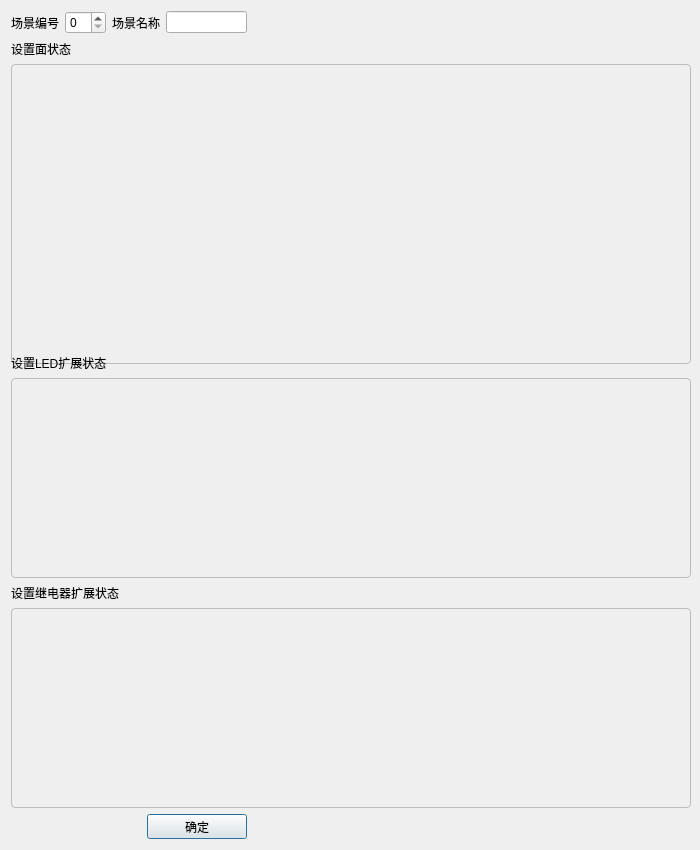
<?xml version="1.0" encoding="UTF-8"?>
<ui version="4.0">
 <class>DialogSetScene</class>
 <widget class="QDialog" name="DialogSetScene">
  <property name="geometry">
   <rect>
    <x>0</x>
    <y>0</y>
    <width>700</width>
    <height>850</height>
   </rect>
  </property>
  <property name="minimumSize">
   <size>
    <width>700</width>
    <height>850</height>
   </size>
  </property>
  <property name="maximumSize">
   <size>
    <width>700</width>
    <height>850</height>
   </size>
  </property>
  <property name="windowTitle">
   <string>Dialog</string>
  </property>
  <layout class="QGridLayout" name="gridLayout">
   <item row="0" column="0">
    <layout class="QHBoxLayout" name="horizontalLayout">
     <item>
      <widget class="QLabel" name="label">
       <property name="text">
        <string>场景编号</string>
       </property>
      </widget>
     </item>
     <item>
      <widget class="QSpinBox" name="spinBox"/>
     </item>
    </layout>
   </item>
   <item row="0" column="1" colspan="2">
    <layout class="QHBoxLayout" name="horizontalLayout_2">
     <item>
      <widget class="QLabel" name="label_5">
       <property name="text">
        <string>场景名称</string>
       </property>
      </widget>
     </item>
     <item>
      <widget class="QLineEdit" name="scene_name"/>
     </item>
    </layout>
   </item>
   <item row="0" column="3">
    <spacer name="horizontalSpacer_2">
     <property name="orientation">
      <enum>Qt::Horizontal</enum>
     </property>
     <property name="sizeHint" stdset="0">
      <size>
       <width>465</width>
       <height>20</height>
      </size>
     </property>
    </spacer>
   </item>
   <item row="1" column="0">
    <widget class="QLabel" name="label_2">
     <property name="text">
      <string>设置面状态</string>
     </property>
    </widget>
   </item>
   <item row="2" column="0" colspan="4">
    <widget class="QScrollArea" name="scrollArea">
     <property name="minimumSize">
      <size>
       <width>680</width>
       <height>300</height>
      </size>
     </property>
     <property name="maximumSize">
      <size>
       <width>680</width>
       <height>300</height>
      </size>
     </property>
     <property name="styleSheet">
      <string notr="true">QScrollArea {
    border: 1px solid #bdbdbd;
    border-radius: 4px;
    padding: 1px;
}</string>
     </property>
     <property name="widgetResizable">
      <bool>true</bool>
     </property>
     <widget class="QWidget" name="sel_panel">
      <property name="geometry">
       <rect>
        <x>0</x>
        <y>0</y>
        <width>676</width>
        <height>296</height>
       </rect>
      </property>
     </widget>
    </widget>
   </item>
   <item row="3" column="0" colspan="2">
    <widget class="QLabel" name="label_3">
     <property name="text">
      <string>设置LED扩展状态</string>
     </property>
    </widget>
   </item>
   <item row="4" column="0" colspan="4">
    <widget class="QScrollArea" name="scrollArea_led">
     <property name="minimumSize">
      <size>
       <width>680</width>
       <height>200</height>
      </size>
     </property>
     <property name="maximumSize">
      <size>
       <width>680</width>
       <height>200</height>
      </size>
     </property>
     <property name="styleSheet">
      <string notr="true">QScrollArea {
    border: 1px solid #bdbdbd;
    border-radius: 4px;
    padding: 1px;
}</string>
     </property>
     <property name="widgetResizable">
      <bool>true</bool>
     </property>
     <widget class="QWidget" name="sel_led">
      <property name="geometry">
       <rect>
        <x>0</x>
        <y>0</y>
        <width>676</width>
        <height>196</height>
       </rect>
      </property>
     </widget>
    </widget>
   </item>
   <item row="5" column="0" colspan="2">
    <widget class="QLabel" name="label_4">
     <property name="text">
      <string>设置继电器扩展状态</string>
     </property>
    </widget>
   </item>
   <item row="6" column="0" colspan="4">
    <widget class="QScrollArea" name="scrollArea_relay">
     <property name="minimumSize">
      <size>
       <width>680</width>
       <height>200</height>
      </size>
     </property>
     <property name="maximumSize">
      <size>
       <width>680</width>
       <height>200</height>
      </size>
     </property>
     <property name="styleSheet">
      <string notr="true">QScrollArea {
    border: 1px solid #bdbdbd;
    border-radius: 4px;
    padding: 1px;
}</string>
     </property>
     <property name="widgetResizable">
      <bool>true</bool>
     </property>
     <widget class="QWidget" name="sel_relay">
      <property name="geometry">
       <rect>
        <x>0</x>
        <y>0</y>
        <width>676</width>
        <height>196</height>
       </rect>
      </property>
     </widget>
    </widget>
   </item>
   <item row="7" column="2">
    <widget class="QPushButton" name="pushButton">
     <property name="sizePolicy">
      <sizepolicy hsizetype="Expanding" vsizetype="Fixed">
       <horstretch>0</horstretch>
       <verstretch>0</verstretch>
      </sizepolicy>
     </property>
     <property name="minimumSize">
      <size>
       <width>100</width>
       <height>25</height>
      </size>
     </property>
     <property name="maximumSize">
      <size>
       <width>100</width>
       <height>25</height>
      </size>
     </property>
     <property name="layoutDirection">
      <enum>Qt::LeftToRight</enum>
     </property>
     <property name="text">
      <string>确定</string>
     </property>
     <property name="iconSize">
      <size>
       <width>16</width>
       <height>16</height>
      </size>
     </property>
    </widget>
   </item>
  </layout>
 </widget>
 <resources/>
 <connections/>
</ui>
